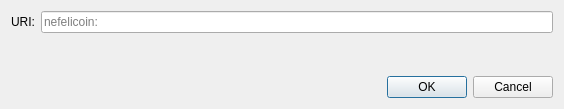
<?xml version="1.0" encoding="UTF-8"?>
<ui version="4.0">
 <class>OpenURIDialog</class>
 <widget class="QDialog" name="OpenURIDialog">
  <property name="geometry">
   <rect>
    <x>0</x>
    <y>0</y>
    <width>564</width>
    <height>109</height>
   </rect>
  </property>
  <property name="windowTitle">
   <string>Open nefelicoin URI</string>
  </property>
  <layout class="QVBoxLayout" name="verticalLayout">
   <item>
    <layout class="QHBoxLayout" name="horizontalLayout">
     <item>
      <widget class="QLabel" name="label">
       <property name="text">
        <string>URI:</string>
       </property>
      </widget>
     </item>
     <item>
      <widget class="QValidatedLineEdit" name="uriEdit">
       <property name="placeholderText">
        <string notr="true">nefelicoin:</string>
       </property>
      </widget>
     </item>
    </layout>
   </item>
   <item>
    <spacer name="verticalSpacer">
     <property name="orientation">
      <enum>Qt::Vertical</enum>
     </property>
     <property name="sizeHint" stdset="0">
      <size>
       <width>20</width>
       <height>40</height>
      </size>
     </property>
    </spacer>
   </item>
   <item>
    <widget class="QDialogButtonBox" name="buttonBox">
     <property name="orientation">
      <enum>Qt::Horizontal</enum>
     </property>
     <property name="standardButtons">
      <set>QDialogButtonBox::Cancel|QDialogButtonBox::Ok</set>
     </property>
    </widget>
   </item>
  </layout>
 </widget>
 <customwidgets>
  <customwidget>
   <class>QValidatedLineEdit</class>
   <extends>QLineEdit</extends>
   <header>qt/qvalidatedlineedit.h</header>
  </customwidget>
 </customwidgets>
 <resources/>
 <connections>
  <connection>
   <sender>buttonBox</sender>
   <signal>accepted()</signal>
   <receiver>OpenURIDialog</receiver>
   <slot>accept()</slot>
   <hints>
    <hint type="sourcelabel">
     <x>248</x>
     <y>254</y>
    </hint>
    <hint type="destinationlabel">
     <x>157</x>
     <y>274</y>
    </hint>
   </hints>
  </connection>
  <connection>
   <sender>buttonBox</sender>
   <signal>rejected()</signal>
   <receiver>OpenURIDialog</receiver>
   <slot>reject()</slot>
   <hints>
    <hint type="sourcelabel">
     <x>316</x>
     <y>260</y>
    </hint>
    <hint type="destinationlabel">
     <x>286</x>
     <y>274</y>
    </hint>
   </hints>
  </connection>
 </connections>
</ui>
